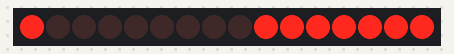
Simulated run of this sketch. Board: Arduino Uno, built with avr-gcc and run on an emulated ATmega328P. Parts: 16 shift-register outputs drawn as a row of LEDs (first output left, lit = HIGH). Wiring (inferred from the names in the program): 2 × shift register (74HC595): data pin 11; shift clock pin 12; latch pin 8. Wiring (inferred from the signals the program sends): row of LEDs: on Q0, Q1, Q2, Q3, Q4, Q5, Q6, Q7, Q8, Q9, Q10, Q11, Q12, Q13, Q14, Q15.

Above: at 0.05 s.
At 1.05 s:
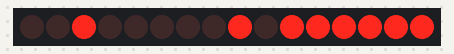
At 2.05 s:
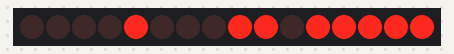
At 4.15 s:
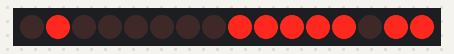
At 6.16 s:
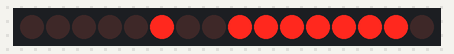
At 8.26 s:
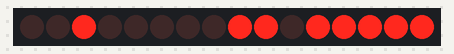
Timing chart, 0 to 8.6 s (numbered marks = the images above):
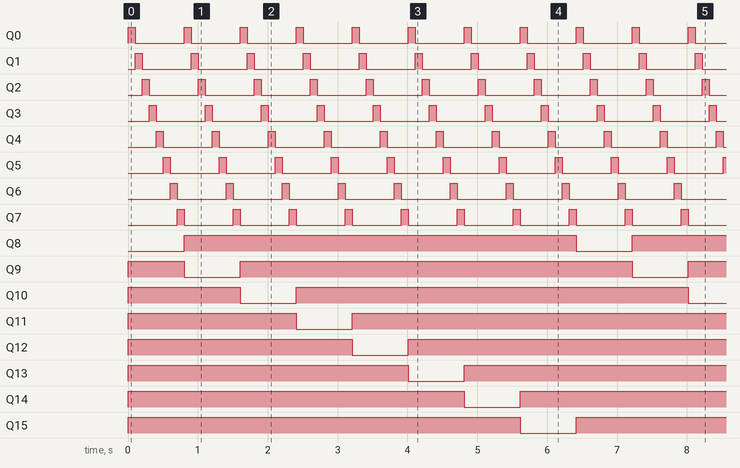

Measured:
- by itself, Q0–7: alternates HIGH for 0.10 s and LOW for 0.70 s
- by itself, Q8, Q15: alternates HIGH for 5.6 s and LOW for 0.80 s
- by itself, Q9–14: repeats every 6.4 s: LOW 0.80 s, HIGH 5.6 s

The sketch:

lesson12_dot_matrix.ino
```cpp
const int latchPin = 8;//Pin connected to ST_CP of 74HC595
const int clockPin = 12;//Pin connected to SH_CP of 74HC595
const int dataPin = 11; //Pin connected to DS of 74HC595

void setup() {
  pinMode(latchPin,OUTPUT);
  pinMode(clockPin,OUTPUT);
  pinMode(dataPin,OUTPUT);
}

void loop() {
  // cycle through dots one at a time, bottom-left to top-right
  for(int row = 0; row < 8; row++) {
    for (int col = 0; col < 8; col++) {
      digitalWrite(latchPin, LOW);
      shiftOut(dataPin, clockPin, MSBFIRST, ~(1 << row));
      shiftOut(dataPin, clockPin, MSBFIRST, (1 << col));
      digitalWrite(latchPin, HIGH);
      delay(100);
    }
  }
}
```
